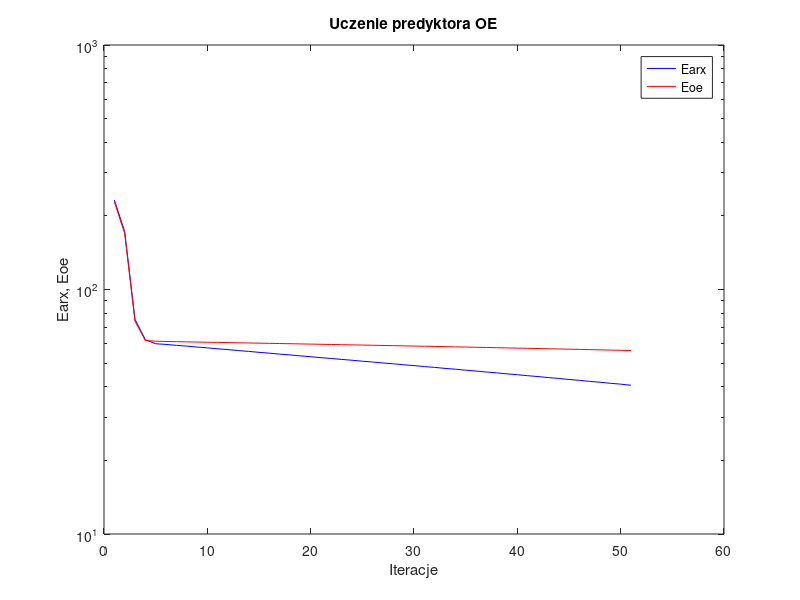
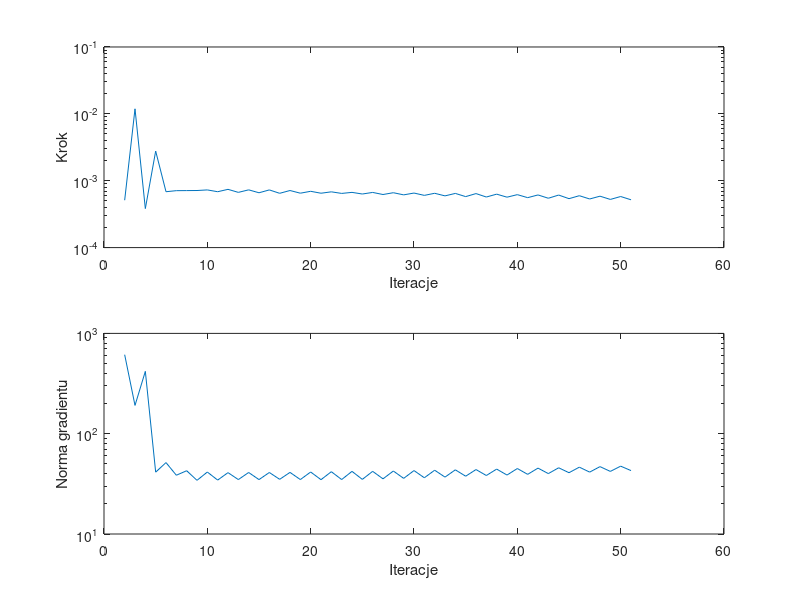

Here is the MATLAB script that generated these plots, in order:
%uczenie predyktora oe
clear all;
n=0; farx(n+1)=2.321404e+002; foe(n+1)=2.288447e+002; wspucz(n+1)=0.000000e+000; ng(n+1)=0.000000e+000;
n=1; farx(n+1)=1.726796e+002; foe(n+1)=1.695267e+002; krok(n+1)=5.109218e-004; ng(n+1)=6.133522e+002;
n=2; farx(n+1)=7.542684e+001; foe(n+1)=7.426103e+001; krok(n+1)=1.189189e-002; ng(n+1)=1.914895e+002;
n=3; farx(n+1)=6.233160e+001; foe(n+1)=6.186135e+001; krok(n+1)=3.831728e-004; ng(n+1)=4.183484e+002;
n=4; farx(n+1)=6.000649e+001; foe(n+1)=6.145905e+001; krok(n+1)=2.774090e-003; ng(n+1)=4.136942e+001;
n=5; farx(n+1)=5.961540e+001; foe(n+1)=6.130677e+001; krok(n+1)=6.847610e-004; ng(n+1)=5.152815e+001;
n=6; farx(n+1)=5.910461e+001; foe(n+1)=6.118782e+001; krok(n+1)=7.101242e-004; ng(n+1)=3.853200e+001;
n=7; farx(n+1)=5.868577e+001; foe(n+1)=6.107880e+001; krok(n+1)=7.118622e-004; ng(n+1)=4.273876e+001;
n=8; farx(n+1)=5.816220e+001; foe(n+1)=6.097235e+001; krok(n+1)=7.138862e-004; ng(n+1)=3.427709e+001;
n=9; farx(n+1)=5.772641e+001; foe(n+1)=6.086659e+001; krok(n+1)=7.286945e-004; ng(n+1)=4.148138e+001;
n=10; farx(n+1)=5.721496e+001; foe(n+1)=6.076077e+001; krok(n+1)=6.847610e-004; ng(n+1)=3.447347e+001;
n=11; farx(n+1)=5.677141e+001; foe(n+1)=6.065478e+001; krok(n+1)=7.432430e-004; ng(n+1)=4.090906e+001;
n=12; farx(n+1)=5.626859e+001; foe(n+1)=6.054851e+001; krok(n+1)=6.694872e-004; ng(n+1)=3.488395e+001;
n=13; farx(n+1)=5.583485e+001; foe(n+1)=6.044229e+001; krok(n+1)=7.304663e-004; ng(n+1)=4.104218e+001;
n=14; farx(n+1)=5.533982e+001; foe(n+1)=6.033577e+001; krok(n+1)=6.603743e-004; ng(n+1)=3.486362e+001;
n=15; farx(n+1)=5.491056e+001; foe(n+1)=6.022912e+001; krok(n+1)=7.286945e-004; ng(n+1)=4.104055e+001;
n=16; farx(n+1)=5.442421e+001; foe(n+1)=6.012213e+001; krok(n+1)=6.483498e-004; ng(n+1)=3.508352e+001;
n=17; farx(n+1)=5.400556e+001; foe(n+1)=6.001506e+001; krok(n+1)=7.138862e-004; ng(n+1)=4.113298e+001;
n=18; farx(n+1)=5.352044e+001; foe(n+1)=5.990785e+001; krok(n+1)=6.510435e-004; ng(n+1)=3.489114e+001;
n=19; farx(n+1)=5.311520e+001; foe(n+1)=5.980051e+001; krok(n+1)=6.946998e-004; ng(n+1)=4.149754e+001;
n=20; farx(n+1)=5.263273e+001; foe(n+1)=5.969293e+001; krok(n+1)=6.502194e-004; ng(n+1)=3.480296e+001;
n=21; farx(n+1)=5.223714e+001; foe(n+1)=5.958519e+001; krok(n+1)=6.822427e-004; ng(n+1)=4.179414e+001;
n=22; farx(n+1)=5.175837e+001; foe(n+1)=5.947710e+001; krok(n+1)=6.459813e-004; ng(n+1)=3.490170e+001;
n=23; farx(n+1)=5.137228e+001; foe(n+1)=5.936890e+001; krok(n+1)=6.694872e-004; ng(n+1)=4.211809e+001;
n=24; farx(n+1)=5.090217e+001; foe(n+1)=5.926026e+001; krok(n+1)=6.328553e-004; ng(n+1)=3.504155e+001;
n=25; farx(n+1)=5.051854e+001; foe(n+1)=5.915138e+001; krok(n+1)=6.682927e-004; ng(n+1)=4.213744e+001;
n=26; farx(n+1)=5.005523e+001; foe(n+1)=5.904211e+001; krok(n+1)=6.218716e-004; ng(n+1)=3.547779e+001;
n=27; farx(n+1)=4.967675e+001; foe(n+1)=5.893256e+001; krok(n+1)=6.617550e-004; ng(n+1)=4.245228e+001;
n=28; farx(n+1)=4.921799e+001; foe(n+1)=5.882263e+001; krok(n+1)=6.145526e-004; ng(n+1)=3.587065e+001;
n=29; farx(n+1)=4.884532e+001; foe(n+1)=5.871242e+001; krok(n+1)=6.541573e-004; ng(n+1)=4.289478e+001;
n=30; farx(n+1)=4.839258e+001; foe(n+1)=5.860175e+001; krok(n+1)=6.038301e-004; ng(n+1)=3.635604e+001;
n=31; farx(n+1)=4.802405e+001; foe(n+1)=5.849077e+001; krok(n+1)=6.488063e-004; ng(n+1)=4.325042e+001;
n=32; farx(n+1)=4.757686e+001; foe(n+1)=5.837929e+001; krok(n+1)=5.934596e-004; ng(n+1)=3.691415e+001;
n=33; farx(n+1)=4.721116e+001; foe(n+1)=5.826749e+001; krok(n+1)=6.459813e-004; ng(n+1)=4.362925e+001;
n=34; farx(n+1)=4.677144e+001; foe(n+1)=5.815506e+001; krok(n+1)=5.786489e-004; ng(n+1)=3.769101e+001;
n=35; farx(n+1)=4.640818e+001; foe(n+1)=5.804228e+001; krok(n+1)=6.421814e-004; ng(n+1)=4.390018e+001;
n=36; farx(n+1)=4.597235e+001; foe(n+1)=5.792895e+001; krok(n+1)=5.704577e-004; ng(n+1)=3.829908e+001;
n=37; farx(n+1)=4.561575e+001; foe(n+1)=5.781528e+001; krok(n+1)=6.298318e-004; ng(n+1)=4.437289e+001;
n=38; farx(n+1)=4.518123e+001; foe(n+1)=5.770114e+001; krok(n+1)=5.673940e-004; ng(n+1)=3.869985e+001;
n=39; farx(n+1)=4.483071e+001; foe(n+1)=5.758660e+001; krok(n+1)=6.192151e-004; ng(n+1)=4.495841e+001;
n=40; farx(n+1)=4.440038e+001; foe(n+1)=5.747146e+001; krok(n+1)=5.580806e-004; ng(n+1)=3.932747e+001;
n=41; farx(n+1)=4.405304e+001; foe(n+1)=5.735585e+001; krok(n+1)=6.130208e-004; ng(n+1)=4.537976e+001;
n=42; farx(n+1)=4.362772e+001; foe(n+1)=5.723963e+001; krok(n+1)=5.469456e-004; ng(n+1)=4.001134e+001;
n=43; farx(n+1)=4.328138e+001; foe(n+1)=5.712280e+001; krok(n+1)=6.104926e-004; ng(n+1)=4.573120e+001;
n=44; farx(n+1)=4.285842e+001; foe(n+1)=5.700535e+001; krok(n+1)=5.391128e-004; ng(n+1)=4.083563e+001;
n=45; farx(n+1)=4.251878e+001; foe(n+1)=5.688749e+001; krok(n+1)=5.970040e-004; ng(n+1)=4.638848e+001;
n=46; farx(n+1)=4.209765e+001; foe(n+1)=5.676894e+001; krok(n+1)=5.333789e-004; ng(n+1)=4.139794e+001;
n=47; farx(n+1)=4.176239e+001; foe(n+1)=5.664989e+001; krok(n+1)=5.873414e-004; ng(n+1)=4.695526e+001;
n=48; farx(n+1)=4.134411e+001; foe(n+1)=5.653011e+001; krok(n+1)=5.252174e-004; ng(n+1)=4.207572e+001;
n=49; farx(n+1)=4.101144e+001; foe(n+1)=5.640973e+001; krok(n+1)=5.805971e-004; ng(n+1)=4.746391e+001;
n=50; farx(n+1)=4.059440e+001; foe(n+1)=5.628860e+001; krok(n+1)=5.188110e-004; ng(n+1)=4.287261e+001;

figure; semilogy(farx,'b'); hold on; semilogy(foe,'r'); xlabel('Iteracje'); ylabel('Earx, Eoe'); legend('Earx','Eoe'); title('Uczenie predyktora OE');
figure; subplot(2,1,1); semilogy(krok); xlabel('Iteracje'); ylabel('Krok');
subplot(2,1,2); semilogy(ng); xlabel('Iteracje'); ylabel('Norma gradientu');
Earx=farx(n+1)
Eoe=foe(n+1)
